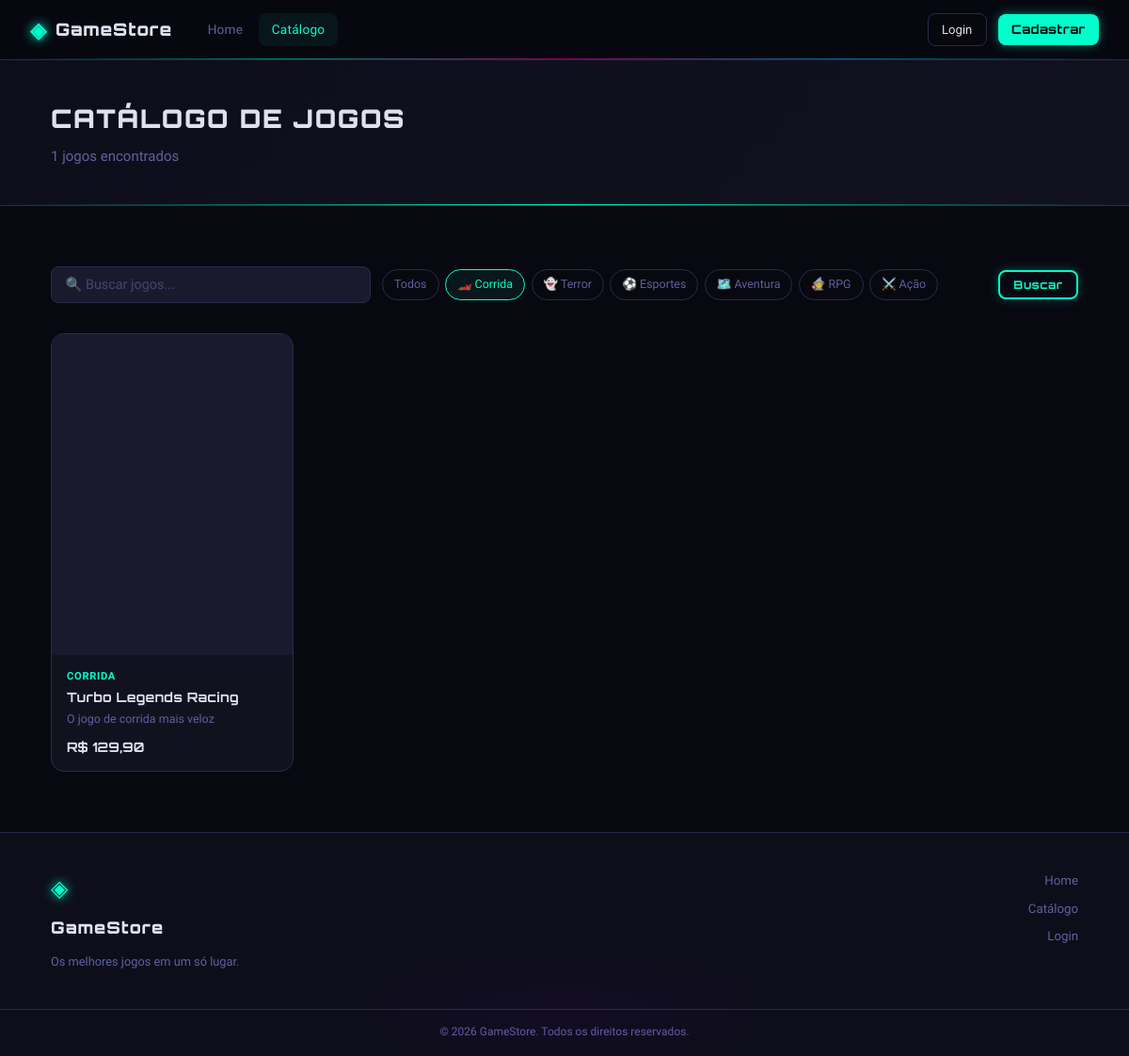
Page /loja_games/loja_games/public/catalogo?cat=6 on the committed database.
### tables this page shows
CREATE TABLE IF NOT EXISTS game_categorias (
    id INT AUTO_INCREMENT PRIMARY KEY,
    nome VARCHAR(100) NOT NULL,
    slug VARCHAR(100) NOT NULL UNIQUE,
    icone VARCHAR(10) DEFAULT '🎮'
);

CREATE TABLE IF NOT EXISTS jogos (
    id INT AUTO_INCREMENT PRIMARY KEY,
    nome VARCHAR(150) NOT NULL,
    slug VARCHAR(160) NOT NULL UNIQUE,
    descricao TEXT,
    descricao_curta VARCHAR(255),
    preco DECIMAL(10,2) NOT NULL DEFAULT 0.00,
    preco_promocional DECIMAL(10,2) DEFAULT NULL,
    plataforma VARCHAR(80) DEFAULT 'PC',
    categoria_id INT,
    imagem_url VARCHAR(255) DEFAULT '',
    destaque TINYINT(1) DEFAULT 0,
    ativo TINYINT(1) DEFAULT 1,
    estoque INT DEFAULT 999,
    criado_em TIMESTAMP DEFAULT CURRENT_TIMESTAMP,
    FOREIGN KEY (categoria_id) REFERENCES game_categorias(id) ON DELETE SET NULL
);

### core/Controller.php (called while the page is built, shortened)
<?php
abstract class Controller {
    protected function view(string $view, array $data = []): void {
        extract($data);
        $path = __DIR__ . "/../app/views/{$view}.php";
        require $path;
    }
}

### app/controllers/LojaController.php (called while the page is built, shortened)
<?php
class LojaController extends Controller {
    private JogoModel $m;
    private GameCategoriaModel $cm;
    public function __construct() {
        $this->m  = new JogoModel();
        $this->cm = new GameCategoriaModel();
    }
    public function catalogo(): void {
        $cat    = (int)($_GET['cat']??0);
        $busca  = trim($_GET['q']??'');
        $jogos  = $this->m->findAllAtivos($cat,$busca);
        $categorias = $this->cm->findAll();
        $this->view('loja/catalogo', [
            'flash'     => $this->getFlash(),
            'jogos'     => $jogos,
            'categorias'=> $categorias,
            'catAtiva'  => $cat,
            'busca'     => $busca,
            'cc'        => $this->cartCount(),
        ]);
    }
}

### public/index.php (called while the page is built, shortened)
<?php
require_once __DIR__ . '/../core/Database.php';
require_once __DIR__ . '/../core/Model.php';
require_once __DIR__ . '/../core/Controller.php';
require_once __DIR__ . '/../app/models/JogoModel.php';
$router = new Router();
$router->get ('/login',    'AuthController', 'login');
$router->post('/login',    'AuthController', 'doLogin');
$router->get ('/cadastro', 'AuthController', 'cadastro');
$router->post('/cadastro', 'AuthController', 'doCadastro');
$router->get ('/recuperar','AuthController', 'recuperar');
$router->post('/recuperar','AuthController', 'doRecuperar');
$router->get ('/logout',   'AuthController', 'logout');
$router->get('/',         'LojaController', 'index');
$router->get('/catalogo', 'LojaController', 'catalogo');
$router->get('/jogo',     'LojaController', 'jogo');
$router->get ('/carrinho',           'CarrinhoController', 'index');
$router->post('/carrinho/adicionar', 'CarrinhoController', 'adicionar');
$router->post('/carrinho/remover',   'CarrinhoController', 'remover');
$router->post('/carrinho/finalizar', 'CarrinhoController', 'finalizar');
$router->get ('/admin',                   'AdminController', 'dashboard');
$router->get ('/admin/jogos',             'AdminController', 'jogos');
$router->get ('/admin/jogo',              'AdminController', 'jogoForm');
$router->post('/admin/jogo/salvar',       'AdminController', 'jogoSalvar');
$router->post('/admin/jogo/deletar',      'AdminController', 'jogoDeletar');
$router->get ('/admin/categorias',        'AdminController', 'categorias');
$router->get ('/admin/categoria',         'AdminController', 'catForm');
$router->post('/admin/categoria/salvar',  'AdminController', 'catSalvar');
$router->post('/admin/categoria/deletar', 'AdminController', 'catDeletar');
$router->get ('/admin/pedidos',           'AdminController', 'pedidos');
$router->post('/admin/pedido/status',     'AdminController', 'pedidoStatus');
$router->dispatch();

### core/Database.php (called while the page is built)
<?php
class Database {
    private static $instance = null;
    private $conn;
    private function __construct() {
        try {
            $dsn = "mysql:host=".DB_HOST.";dbname=".DB_NAME.";charset=".DB_CHARSET;
            $this->conn = new PDO($dsn, DB_USER, DB_PASS, [
                PDO::ATTR_ERRMODE            => PDO::ERRMODE_EXCEPTION,
                PDO::ATTR_DEFAULT_FETCH_MODE => PDO::FETCH_ASSOC,
                PDO::ATTR_EMULATE_PREPARES   => false,
            ]);
        } catch (PDOException $e) {
            die("Erro BD: " . $e->getMessage());
        }
    }
    public static function getInstance(): Database {
        if (!self::$instance) self::$instance = new Database();
        return self::$instance;
    }
    public function getConnection(): PDO { return $this->conn; }
}

### app/models/JogoModel.php (called while the page is built, shortened)
<?php
class JogoModel extends Model {
    public function findAllAtivos(int $cat=0, string $busca=''): array {
        $where = ['j.ativo=1'];
        $params = [];
        if ($cat) { $where[] = 'j.categoria_id=?'; $params[] = $cat; }
        $sql = "SELECT j.*,c.nome cat FROM jogos j LEFT JOIN game_categorias c ON c.id=j.categoria_id WHERE ".implode(' AND ',$where)." ORDER BY j.id DESC";
        $s = $this->db->prepare($sql);
        $s->execute($params);
        return $s->fetchAll();
    }
}

### core/Model.php (called while the page is built, shortened)
<?php
abstract class Model {
    protected PDO $db;
    protected string $table = '';
    public function __construct() {
        $this->db = Database::getInstance()->getConnection();
    }
    public function findAll(): array {
        return $this->db->query("SELECT * FROM {$this->table} ORDER BY id DESC")->fetchAll();
    }
}

### app/views/loja/catalogo.php (the view, shortened to what this page needs)
<?php require __DIR__.'/../partials/header.php'; ?>
<?php require __DIR__.'/../partials/navbar.php'; ?>
<div class="page-banner">
  <div class="container">
    <h1>Catálogo de Jogos</h1>
    <p><?= count($jogos) ?> jogos encontrados</p>
  </div>
</div>
<section class="section">
  <div class="container">
    <form method="GET" action="" class="filter-bar">
      <input type="text" name="q" value="<?= htmlspecialchars($busca) ?>" placeholder="🔍 Buscar jogos..." class="filter-search">
      <div class="filter-cats">
        <a href="<?= BASE_URL ?>catalogo" class="filter-cat <?= !$catAtiva?'active':'' ?>">Todos</a>
        <?php foreach($categorias as $c): ?>
        <a href="<?= BASE_URL ?>catalogo?cat=<?= $c['id'] ?><?= $busca?'&q='.urlencode($busca):'' ?>"
           class="filter-cat <?= $catAtiva==$c['id']?'active':'' ?>">
          <?= $c['icone'] ?> <?= htmlspecialchars($c['nome']) ?>
        </a>
        <?php endforeach; ?>
      </div>
      <button type="submit" class="btn-neon sm">Buscar</button>
    </form>
    <?php if(empty($jogos)): ?>
    <div class="empty-state">
      <span>🎮</span>
      <p>Nenhum jogo encontrado.</p>
      <a href="<?= BASE_URL ?>catalogo" class="btn-ghost">Limpar filtros</a>
    </div>
    <?php else: ?>
    <div class="games-grid catalog">
      <?php foreach($jogos as $j): ?>
      <a href="<?= BASE_URL ?>jogo?slug=<?= $j['slug'] ?>" class="game-card">
        <div class="game-img-wrap">
          <div class="game-img-fallback"><?= mb_substr($j['nome'],0,2) ?></div>
        </div>
        <div class="game-info">
          <span class="game-cat"><?= htmlspecialchars($j['cat']??'') ?></span>
          <h3><?= htmlspecialchars($j['nome']) ?></h3>
          <p><?= htmlspecialchars($j['descricao_curta']??'') ?></p>
          <div class="game-price">
            <?php if($j['preco_promocional']): ?>
              <s>R$ <?= number_format($j['preco'],2,',','.') ?></s>
              <strong class="neon-price">R$ <?= number_format($j['preco_promocional'],2,',','.') ?></strong>
            <?php else: ?>
              <strong>R$ <?= number_format($j['preco'],2,',','.') ?></strong>
            <?php endif; ?>
          </div>
        </div>
      </a>
      <?php endforeach; ?>
    </div>
    <?php endif; ?>
  </div>
</section>
<?php require __DIR__.'/../partials/footer.php'; ?>

### public/css/style.css (style rules this page uses)
:root { --bg: #080810; --bg2: #0e0e1a; --surface: #12121f; --surface2: #1a1a2e; --border: #2a2a4a; --text: #e0e0f0; --muted: #6060a0; --neon: #00ffcc; --neon2: #ff00aa; --neon3: #7700ff; --accent: #00c8ff; --danger: #ff3355; --warning: #ffaa00; --success: #00ffaa; --r: 8px; --rl: 14px; --font-head: 'Orbitron', monospace; --font-body: 'Exo 2', sans-serif; }
*,*::before,*::after { box-sizing:border-box;margin:0;padding:0 }
html { scroll-behavior:smooth }
body { background:var(--bg);color:var(--text);font-family:var(--font-body);font-size:15px;line-height:1.65;min-height:100vh;overflow-x:hidden }
.btn-neon { display:inline-flex;align-items:center;justify-content:center;gap:.4rem; padding:.6rem 1.6rem;background:transparent; border:2px solid var(--neon);border-radius:var(--r); color:var(--neon);font-family:var(--font-head);font-size:.82rem;font-weight:700; letter-spacing:.05em;text-decoration:none;cursor:pointer; box-shadow:0 0 12px rgba(0,255,204,.25),inset 0 0 12px rgba(0,255,204,.05); transition:all .2s; }
.btn-neon.sm { padding:.35rem .9rem;font-size:.75rem }
.section { padding:4rem 0 }
.container { max-width:1140px;margin:0 auto;padding:0 1.5rem }
.games-grid { display:grid; grid-template-columns:repeat(auto-fill,minmax(200px,1fr)); gap:1.25rem; }
.games-grid.catalog { grid-template-columns:repeat(auto-fill,minmax(210px,1fr)) }
.game-card { text-decoration:none;color:inherit; background:var(--surface);border:1px solid var(--border);border-radius:var(--rl); overflow:hidden;transition:all .25s;display:block; }
.game-img-wrap { position:relative;aspect-ratio:3/4;overflow:hidden;background:var(--surface2) }
.game-img-fallback { position:absolute;inset:0;display:flex;align-items:center;justify-content:center; font-family:var(--font-head);font-size:2.5rem;font-weight:900;color:rgba(0,255,204,.15); letter-spacing:.1em;z-index:0; }
.game-img-wrap img+.game-img-fallback { z-index:-1 }
.game-info { padding:.85rem 1rem }
.game-cat { font-size:.7rem;color:var(--neon);font-weight:600;text-transform:uppercase;letter-spacing:.06em;display:block;margin-bottom:.25rem }
.game-info h3 { font-family:var(--font-head);font-size:.88rem;font-weight:700;line-height:1.3;margin-bottom:.3rem;letter-spacing:.02em }
.game-info p { font-size:.78rem;color:var(--muted);margin-bottom:.5rem;line-height:1.5 }
.game-price { display:flex;align-items:center;gap:.6rem;flex-wrap:wrap }
.game-price strong { font-family:var(--font-head);font-size:.88rem }
.page-banner { padding:2.5rem 0; background:linear-gradient(135deg,var(--bg2),var(--surface)); border-bottom:1px solid var(--border);position:relative;overflow:hidden; }
.page-banner::after { content:'';position:absolute;bottom:0;left:0;right:0;height:1px; background:linear-gradient(90deg,transparent,var(--neon),transparent); }
.page-banner h1 { font-family:var(--font-head);font-size:1.7rem;font-weight:900;letter-spacing:.06em;text-transform:uppercase }
.page-banner p { color:var(--muted);margin-top:.3rem }
.filter-bar { display:flex;flex-wrap:wrap;gap:.75rem;align-items:center;margin-bottom:2rem }
.filter-search { flex:1;min-width:200px;max-width:340px; background:var(--surface);border:1px solid var(--border);border-radius:var(--r); padding:.55rem 1rem;color:var(--text);font-family:var(--font-body);font-size:.9rem;outline:none; transition:border-color .18s; }
.filter-cats { display:flex;flex-wrap:wrap;gap:.4rem;flex:1 }
.filter-cat { padding:.3rem .75rem;border:1px solid var(--border);border-radius:99px; color:var(--muted);text-decoration:none;font-size:.78rem;font-weight:500;transition:all .18s; }
.filter-cat:hover,.filter-cat.active { border-color:var(--neon);color:var(--neon);background:rgba(0,255,204,.06) }
input[type=text],input[type=email],input[type=password],input[type=number],input[type=date],select,textarea { width:100%;background:var(--surface2);border:1px solid var(--border);border-radius:var(--r); padding:.6rem .9rem;color:var(--text);font-family:var(--font-body);font-size:.9rem; outline:none;transition:border-color .18s,box-shadow .18s; }
input::placeholder,textarea::placeholder { color:var(--muted);opacity:.6 }

### rows in the picture
game_categorias: icone "🏎️", nome "Corrida"
game_categorias: icone "👻", nome "Terror"
game_categorias: icone "⚽", nome "Esportes"
game_categorias: icone "🗺️", nome "Aventura"
game_categorias: icone "🧙", nome "RPG"
game_categorias: icone "⚔️", nome "Ação"
jogos: categoria.nome "CORRIDA", nome "Turbo Legends Racing", descricao_curta "O jogo de corrida mais veloz", preco "129,90"

### other values in the picture
APP_NAME "GameStore"
count($jogos) "1"
